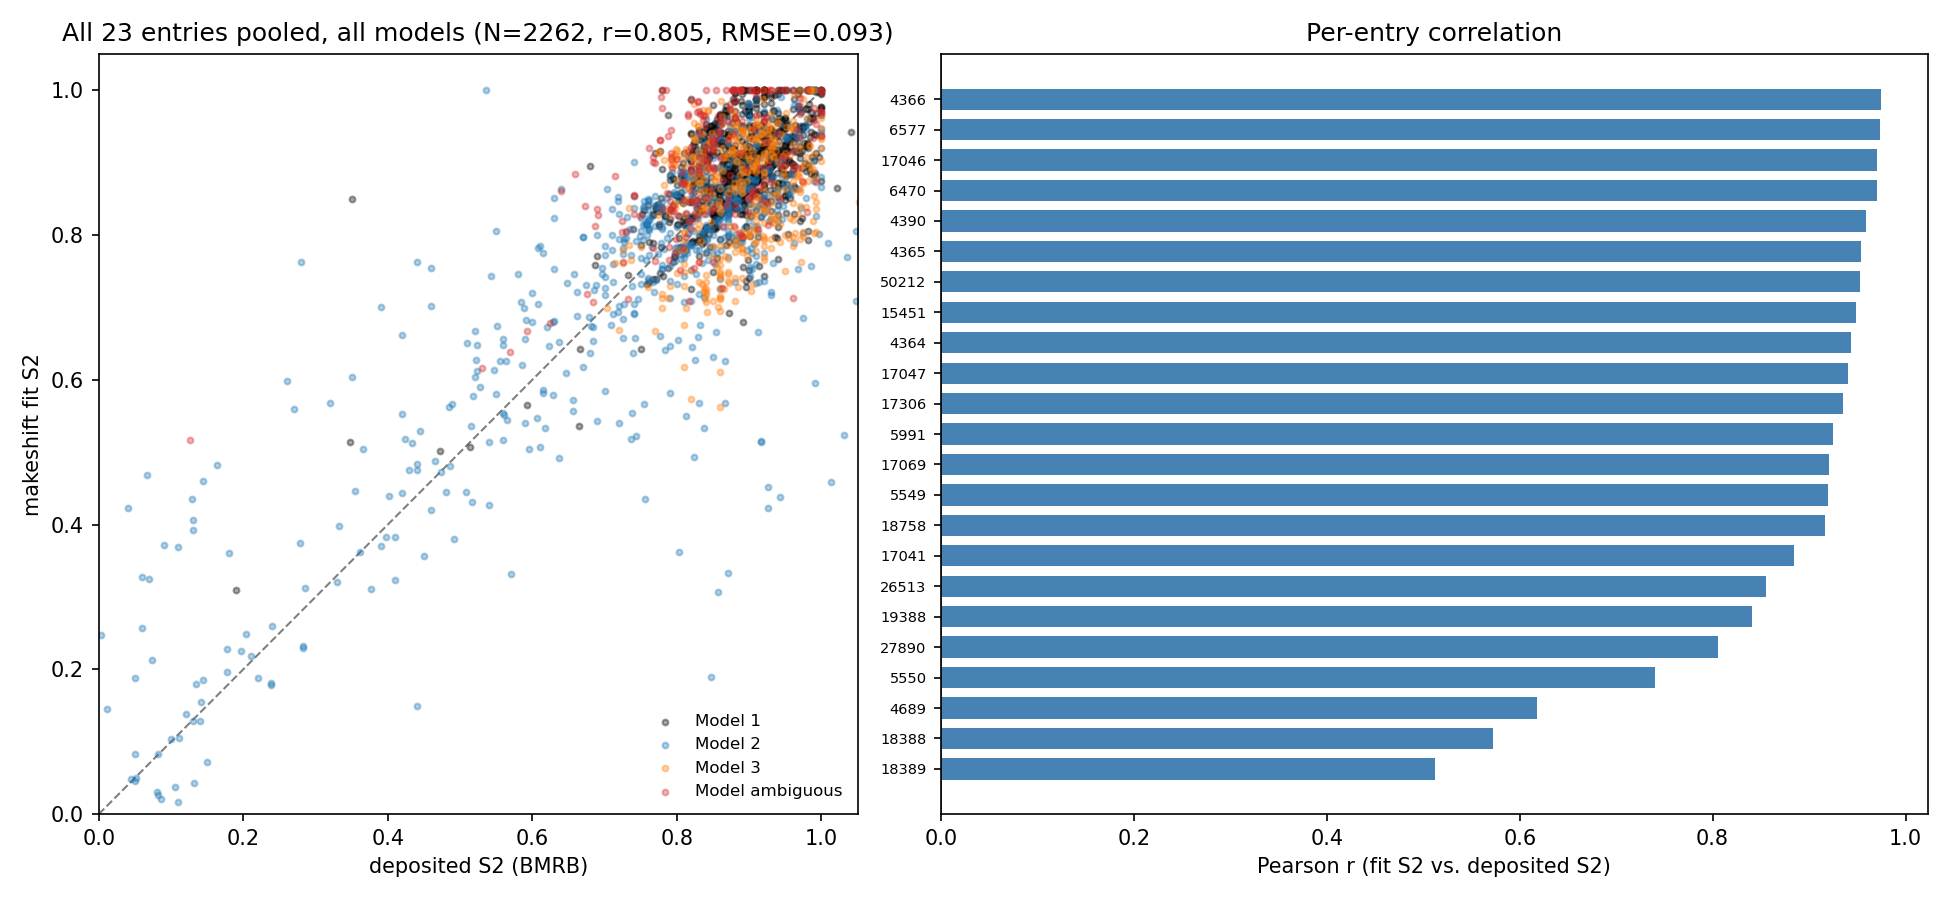

The Python source for this figure:
"""
makeshift's home-grown model-free S2 fit (`RelaxationProfile.fit_order_parameters`,
Models 1-3, anisotropic tumbling from HYDRONMR) vs. deposited BMRB model-free S2
values, across every BMRB entry (as of a full-database query for entries
carrying the `_Order_param.Order_param_val` tag) that also has raw T1/T2/NOE
relaxation and a linkable PDB/AlphaFold structure.

This is a sanity check, not a reproduction target: `fit_order_parameters`
deliberately uses a different, simpler model-selection rule than whatever
software produced each entry's deposited fit (usually modelfree4/
FastModelFree, sometimes an older in-house tool), so per-residue model
*assignments* are not expected to match -- only the S2 *magnitudes* should
track reasonably well for residues both approaches call ordered.

Screening (see demos/s2_validation/screen.py) ran every candidate for real
(fetch -> build profile -> fit -> compare to deposited backbone S2) rather
than guessing exclusions from metadata, then classified failures by what
actually broke.

Entries deposited at more than one spectrometer field are excluded
up front (MULTI_FIELD below), not fit at all: their deposited S2 was very
likely obtained from a joint multi-field fit, which is a better-constrained
problem than the single-field refit this code does (see
makeshift/relaxation/model_free.py) -- a mismatch there isn't evidence of
anything wrong, it's a different, easier problem on our side and a harder,
better-posed one on theirs. This was found by hand for a handful of
initially-puzzling low-correlation entries (11080, 6243, 5841, 26507 were
ALL multi-field, 2-4 fields each) before being applied as a blanket
prefilter -- it turned out true for the *whole* previously-diagnosed
"unresolved" bucket, and for the majority of what were originally
low-hanging "OK" entries too (13 of the first 41).

23 single-field entries pass (ENTRIES below); EXCLUDED lists the
single-field entries that still didn't, grouped by root cause:

  Data/parsing gaps (technical, not a modeling problem):
    16917, 16918, 26779 -- NMRStarEntry.relaxation('T1') returns zero
        rows for these depositions despite BMRB's own metadata reporting
        T1 counts > 0 (nonstandard saveframe/tag layout not covered by the
        current parser); a pre-existing gap in makeshift.entry, not in the
        S2-fitting code added here.

  Physical scope mismatches (the model here assumes one rigid, monomeric,
  solution-tumbling domain; these systems violate that assumption):
    15097, 25852 -- villin C-terminal domains / calmodulin+eNOS peptide:
        multi-domain constructs connected by a flexible linker, so no
        single rigid-body diffusion tensor describes the whole chain.

  Unreliable calibration (fit_order_parameters raises model_free.FittingError,
  see makeshift/relaxation/model_free.py's assess_calibration -- R1 and R2
  imply substantially different order parameters for the presumed-rigid
  calibration set, so no S2 fit is attempted rather than reporting numbers
  that shouldn't be trusted):
    50001 -- only 8 calibration residues, gap +0.42.

  Wrong structure resolved (_resolve_pdb/_best_pdb_by_length landed on a
  structure that doesn't represent the entity the relaxation data was
  measured on):
    5153 -- N-TIMP-1 bound to MMP-3: all cited PDB ids in the first ~20
        (of 40) are MMP-3-only structures (the binding partner);
        _best_pdb_by_length only checks the first 15 and picked one of
        those (1B3D, no TIMP-1 at all) over the actual complex (1UEA,
        cited at position 25). More fundamentally, the size check
        compares a candidate's total residue count against this
        profile's single-entity sequence, which a real bound-complex
        structure never passes even when correctly identified --
        needs entity-aware matching to fix properly.
    17010, 17012, 17013 -- Trp repressor (WT, L75F, A77V): a constitutive
        homodimer, but all three resolve to 3WRP, which RCSB's own
        metadata says is dimeric while the file contains only one chain
        (the crystallographic asymmetric unit; the second protomer is
        only implied by a BIOMT symmetry transform this code never
        applies). A monomer has a different diffusion tensor size AND
        shape than the real dimer -- not something the rate-only
        calibration can correct by design.
        `RelaxationProfile._check_biological_assembly` warns on this
        but doesn't change which structure gets used, so all three stay
        excluded regardless of how well any of them happens to
        correlate (17012 reached r=0.979, the best in the set, purely
        from the calibration-gap fix -- a good number built on a
        known-wrong structure isn't evidence the structure was fine). The
        other three Trp-repressor entries (17041, 17046, 17047) resolve
        to 2XDI instead, which correctly includes both chains, so they
        stay in the validation set.

  Multi-field, not detectable from BMRB's own metadata:
    5154 -- N-TIMP-1, free: the original study used multiple fields
        despite BMRB tagging only one (confirmed against the paper
        itself). Unlike MULTI_FIELD above (caught automatically from
        field tags actually present in the deposit), this one slips
        past that check entirely since the metadata itself is
        incomplete -- there is no way to detect it without independent
        knowledge of the source paper.

  Unresolved:
    27929 -- BlaC + avibactam: r=0.02, no specific cause confirmed.
"""

from pathlib import Path

import matplotlib.pyplot as plt
import numpy as np
from scipy.stats import pearsonr

from makeshift.entry import NMRStarEntry
from makeshift.relaxation import RelaxationProfile
from makeshift.rci import RCI

OUTPUT_FILE = Path(__file__).parent / "validate_s2.png"
OUTPUT_FILE_NO_AMBIGUOUS = Path(__file__).parent / "validate_s2_no_ambiguous.png"
GRID_FILE = Path(__file__).parent / "validate_s2_grid.png"
SEQID_FILE = Path(__file__).parent / "validate_s2_by_seqid.png"
RCI_FILE = Path(__file__).parent / "validate_s2_vs_rci.png"
RESULTS_CSV = Path(__file__).parent / "validate_s2_results.csv"
PAIRS_CSV = Path(__file__).parent / "validate_s2_pairs.csv"

ENTRIES = [4364, 4365, 4366, 4390, 4689, 5549, 5550, 5991, 6470,
           6577, 15451, 17041, 17046, 17047, 17069,
           17306, 18388, 18389, 18758, 19388, 26513, 27890, 50212]

# entry_id -> number of distinct 1H spectrometer fields deposited (checked
# via RelaxationProfile._list_fields_mhz across T1/T2/NOE); excluded before
# any fetch/fit is attempted.
MULTI_FIELD = {
    4245: 4, 4267: 3, 4970: 3, 5330: 2, 5331: 2, 5548: 2, 5841: 2,
    6243: 4, 6474: 2, 6838: 3, 11080: 2, 15445: 2, 15562: 2, 16392: 3,
    17226: 3, 17246: 2, 18971: 3, 26507: 3, 26511: 2, 27011: 3,
    27447: 2, 27448: 2, 27888: 2,
}

EXCLUDED = {
    16917: "relaxation() parser gap (zero T1 rows despite metadata)",
    16918: "relaxation() parser gap (zero T1 rows despite metadata)",
    26779: "relaxation() parser gap (zero T1 rows despite metadata)",
    15097: "multi-domain construct with flexible linker",
    25852: "multi-domain construct (CaM) with flexible linker",
    27929: "unresolved -- r=0.02, no specific cause confirmed",
    50001: "fit_order_parameters raises model_free.FittingError -- only 8 "
           "presumed-rigid calibration residues, tau_scale pinned at the "
           "search boundary, calibration gap +0.42 (> the 0.3 unreliable "
           "threshold)",
    5153: "wrong structure resolved -- entry cites 40 PDB ids for its "
          "binding partner MMP-3, none of which include TIMP-1 itself, "
          "within the first ~20; _best_pdb_by_length only checks the "
          "first 15, so it landed on 1B3D (MMP-3 alone, no TIMP-1) "
          "instead of 1UEA (the actual MMP-3/TIMP-1 complex, cited at "
          "position 25). More fundamentally, _best_pdb_by_length's size "
          "check compares a candidate's *total* residue count against "
          "this profile's single-entity sequence (126 residues, "
          "N-TIMP-1 alone) -- for a bound-complex study the physically "
          "correct structure is the whole complex (~300+ residues), "
          "which never passes that check even when found. Needs "
          "entity-aware structure matching (match one polymer entity "
          "within a candidate, not the whole structure's size) to fix "
          "properly; not attempted here.",
    5154: "multi-field in the original study despite BMRB tagging only one "
          "field -- confirmed against the paper itself (not detectable from "
          "BMRB's own metadata, unlike MULTI_FIELD above, which is caught "
          "automatically from field tags actually present in the deposit).",
    17010: "wrong structure resolved -- Trp repressor is a constitutive "
           "homodimer (RCSB: 'AUTHOR DETERMINED BIOLOGICAL UNIT: DIMERIC' "
           "for 3WRP), but the resolved structure (3WRP) is only the "
           "crystallographic asymmetric unit -- one chain, with the "
           "second protomer only implied by a BIOMT symmetry transform "
           "this code never applies. A monomer has a different diffusion "
           "tensor size AND shape than the real dimer, which the "
           "rate-only calibration can't correct by design. "
           "_check_biological_assembly warns on this but doesn't fix "
           "which structure gets used -- same category as 5153, "
           "excluded on the same principle regardless of how the "
           "resulting fit correlates.",
    17012: "wrong structure resolved -- same issue as 17010 (Trp "
           "repressor dimer modeled from 3WRP, a monomer-only file). "
           "Despite reaching r=0.979 (the best in the set) after the "
           "calibration-gap fix, the underlying structural assumption "
           "was never corrected, only warned about -- a plausible-looking "
           "correlation isn't proof the structure was right.",
    17013: "wrong structure resolved -- same issue as 17010/17012 (Trp "
           "repressor dimer modeled from 3WRP, a monomer-only file).",
}


def _rci_s2_by_seqid(entry, algorithm):
    """{Seq_ID: S2} from RCI(algorithm=...) on this entry's own deposited
    chemical shifts, or {} if it has none (many dynamics-focused entries
    don't redeposit shifts, relying on a companion assignment entry this
    code doesn't try to resolve) or the calculation otherwise fails. The
    talosn backend's 9999.0 no-data sentinel rows are dropped."""
    try:
        res = RCI.from_entry(entry, algorithm=algorithm).run().results
    except Exception:
        return {}
    res = res[res["RCI"] < 9999]
    return dict(zip(res["Seq_ID"].astype(int), res["S2"]))


def compare_entry(bmrb_id):
    entry = NMRStarEntry.from_bmrb(bmrb_id)
    prof = RelaxationProfile.from_entry(entry)
    prof.fit_order_parameters()

    deposited = entry.order_parameters()
    if "Atom_ID" in deposited.columns:
        atom = deposited["Atom_ID"].astype(str).str.strip().str.upper()
        deposited = deposited[atom.isin(["N", "H", "", "NAN", "."])]
    deposited = deposited.dropna(subset=["S2"])
    dep_by_seqid = dict(zip(deposited["Seq_ID"].astype(int), deposited["S2"]))

    rci_w_by_seqid = _rci_s2_by_seqid(entry, "wishart")
    rci_t_by_seqid = _rci_s2_by_seqid(entry, "talosn")

    t = prof.table.dropna(subset=["S2"])
    seq_id, fit_s2, dep_s2, rci_w_s2, rci_t_s2, models = [], [], [], [], [], []
    for _, row in t.iterrows():
        sid = int(row["Seq_ID"])
        seq_id.append(sid)
        fit_s2.append(row["S2"])
        dep_s2.append(dep_by_seqid.get(sid, np.nan))
        rci_w_s2.append(rci_w_by_seqid.get(sid, np.nan))
        rci_t_s2.append(rci_t_by_seqid.get(sid, np.nan))
        models.append(row["mf_model"])

    title = None
    try:
        title = entry.get_entry_title()
        if title:
            title = " ".join(title.split())
    except Exception:
        pass

    return dict(bmrb_id=bmrb_id, entry_id=entry.entry_id, title=title,
                field_mhz=prof.field_mhz, seq_id=np.array(seq_id),
                fit_s2=np.array(fit_s2), dep_s2=np.array(dep_s2),
                rci_w_s2=np.array(rci_w_s2), rci_t_s2=np.array(rci_t_s2),
                models=models, has_shifts=bool(rci_w_by_seqid or rci_t_by_seqid))


def _corr(fit, other):
    """(r, rmse, n) for finite (fit, other) pairs; (nan, nan, 0) if fewer
    than 2 usable pairs."""
    mask = np.isfinite(fit) & np.isfinite(other)
    n = int(mask.sum())
    if n < 2:
        return float("nan"), float("nan"), n
    r, _ = pearsonr(fit[mask], other[mask])
    rmse = float(np.sqrt(np.mean((fit[mask] - other[mask]) ** 2)))
    return r, rmse, n


def main():
    results = []
    for bid in ENTRIES:
        try:
            res = compare_entry(bid)
        except Exception as e:
            print(f"BMRB {bid}: FAILED ({type(e).__name__}: {e})")
            continue
        res["r_dep"], res["rmse_dep"], res["n_dep"] = _corr(res["fit_s2"], res["dep_s2"])
        res["r_rci_w"], res["rmse_rci_w"], res["n_rci_w"] = _corr(res["fit_s2"], res["rci_w_s2"])
        res["r_rci_t"], res["rmse_rci_t"], res["n_rci_t"] = _corr(res["fit_s2"], res["rci_t_s2"])
        # deposited BMRB S2 vs. RCI, independent of our own fit -- tells
        # you whether RCI's weaker correlation above is RCI being a noisier
        # proxy in general, or something specific to the relaxation fit.
        res["r_dep_rci_w"], res["rmse_dep_rci_w"], res["n_dep_rci_w"] = \
            _corr(res["dep_s2"], res["rci_w_s2"])
        res["r_dep_rci_t"], res["rmse_dep_rci_t"], res["n_dep_rci_t"] = \
            _corr(res["dep_s2"], res["rci_t_s2"])
        results.append(res)
        print(f"BMRB {bid}: fit vs dep N={res['n_dep']} r={res['r_dep']:.3f} "
              f"rmse={res['rmse_dep']:.3f}  |  fit vs RCI(wishart) N={res['n_rci_w']} "
              f"r={res['r_rci_w']:.3f}  |  fit vs RCI(talosn) N={res['n_rci_t']} "
              f"r={res['r_rci_t']:.3f}  |  dep vs RCI(wishart) N={res['n_dep_rci_w']} "
              f"r={res['r_dep_rci_w']:.3f}  |  dep vs RCI(talosn) N={res['n_dep_rci_t']} "
              f"r={res['r_dep_rci_t']:.3f}")

    all_fit = np.concatenate([r["fit_s2"] for r in results])
    all_dep = np.concatenate([r["dep_s2"] for r in results])
    all_rci_w = np.concatenate([r["rci_w_s2"] for r in results])
    all_rci_t = np.concatenate([r["rci_t_s2"] for r in results])

    overall_r, overall_rmse, overall_n = _corr(all_fit, all_dep)
    overall_r_w, overall_rmse_w, overall_n_w = _corr(all_fit, all_rci_w)
    overall_r_t, overall_rmse_t, overall_n_t = _corr(all_fit, all_rci_t)
    overall_r_dep_w, overall_rmse_dep_w, overall_n_dep_w = _corr(all_dep, all_rci_w)
    overall_r_dep_t, overall_rmse_dep_t, overall_n_dep_t = _corr(all_dep, all_rci_t)
    n_with_shifts = sum(1 for r in results if r["has_shifts"])
    print(f"\nOverall fit vs deposited BMRB S2: N={overall_n} entries={len(results)} "
          f"Pearson r={overall_r:.3f} RMSE={overall_rmse:.3f}")
    print(f"Overall fit vs RCI(wishart) S2:   N={overall_n_w} entries_with_shifts="
          f"{n_with_shifts} Pearson r={overall_r_w:.3f} RMSE={overall_rmse_w:.3f}")
    print(f"Overall fit vs RCI(talosn) S2:    N={overall_n_t} entries_with_shifts="
          f"{n_with_shifts} Pearson r={overall_r_t:.3f} RMSE={overall_rmse_t:.3f}")
    print(f"Overall dep vs RCI(wishart) S2:   N={overall_n_dep_w} entries_with_shifts="
          f"{n_with_shifts} Pearson r={overall_r_dep_w:.3f} RMSE={overall_rmse_dep_w:.3f}")
    print(f"Overall dep vs RCI(talosn) S2:    N={overall_n_dep_t} entries_with_shifts="
          f"{n_with_shifts} Pearson r={overall_r_dep_t:.3f} RMSE={overall_rmse_dep_t:.3f}")

    with open(RESULTS_CSV, "w") as fh:
        fh.write("bmrb_id,title,field_mhz,n_dep,r_dep,rmse_dep,"
                 "n_rci_wishart,r_rci_wishart,rmse_rci_wishart,"
                 "n_rci_talosn,r_rci_talosn,rmse_rci_talosn,"
                 "n_dep_rci_wishart,r_dep_rci_wishart,rmse_dep_rci_wishart,"
                 "n_dep_rci_talosn,r_dep_rci_talosn,rmse_dep_rci_talosn\n")
        for res in results:
            title = (res["title"] or "").replace(",", ";")
            fh.write(f"{res['bmrb_id']},{title},{res['field_mhz']},"
                     f"{res['n_dep']},{res['r_dep']:.4f},{res['rmse_dep']:.4f},"
                     f"{res['n_rci_w']},{res['r_rci_w']:.4f},{res['rmse_rci_w']:.4f},"
                     f"{res['n_rci_t']},{res['r_rci_t']:.4f},{res['rmse_rci_t']:.4f},"
                     f"{res['n_dep_rci_w']},{res['r_dep_rci_w']:.4f},{res['rmse_dep_rci_w']:.4f},"
                     f"{res['n_dep_rci_t']},{res['r_dep_rci_t']:.4f},{res['rmse_dep_rci_t']:.4f}\n")
    print(f"saved {RESULTS_CSV}")

    with open(PAIRS_CSV, "w") as fh:
        fh.write("bmrb_id,seq_id,fit_s2,dep_s2,rci_wishart_s2,rci_talosn_s2,mf_model\n")
        for res in results:
            for sid, f, d, w, t, m in zip(res["seq_id"], res["fit_s2"], res["dep_s2"],
                                          res["rci_w_s2"], res["rci_t_s2"], res["models"]):
                fh.write(f"{res['bmrb_id']},{sid},{f:.4f},"
                         f"{'' if np.isnan(d) else f'{d:.4f}'},"
                         f"{'' if np.isnan(w) else f'{w:.4f}'},"
                         f"{'' if np.isnan(t) else f'{t:.4f}'},{m}\n")
    print(f"saved {PAIRS_CSV}")

    colors = {"1": "black", "2": "tab:blue", "3": "tab:orange", "ambiguous": "tab:red"}

    def _make_pooled_plot(path, exclude_ambiguous):
        """Pooled scatter (fit vs. deposited S2, colored by model) + per-entry
        correlation bar chart -- optionally dropping "ambiguous"-model
        residues (both signals present, S2 falls back to the Model-1 point
        estimate, not confidently attributed to Model 2 or 3) from every
        stat and panel, to see how much they're dragging down agreement
        with the deposited fit vs. genuinely explaining it."""
        def keep(r):
            models = np.asarray(r["models"])
            mask = models != "ambiguous" if exclude_ambiguous else np.ones(len(models), dtype=bool)
            return mask

        masks = {id(r): keep(r) for r in results}
        pooled_fit = np.concatenate([r["fit_s2"][masks[id(r)]] for r in results])
        pooled_dep = np.concatenate([r["dep_s2"][masks[id(r)]] for r in results])
        pooled_models = np.concatenate([np.asarray(r["models"])[masks[id(r)]] for r in results])
        pooled_r, pooled_rmse, pooled_n = _corr(pooled_fit, pooled_dep)

        per_entry_r = {}
        for r in results:
            m = masks[id(r)]
            per_entry_r[r["bmrb_id"]], _, _ = _corr(r["fit_s2"][m], r["dep_s2"][m])

        fig, (ax_scatter, ax_bar) = plt.subplots(
            1, 2, figsize=(13, 6), gridspec_kw={"width_ratios": [1, 1.3]})

        for model in sorted(set(pooled_models)):
            mask = pooled_models == model
            ax_scatter.scatter(pooled_dep[mask], pooled_fit[mask], s=8, alpha=0.35,
                               color=colors.get(model, "grey"), label=f"Model {model}")
        ax_scatter.plot([0, 1], [0, 1], color="0.5", lw=1, ls="--", zorder=0)
        ax_scatter.set_xlim(0, 1.05)
        ax_scatter.set_ylim(0, 1.05)
        ax_scatter.set_xlabel("deposited S2 (BMRB)")
        ax_scatter.set_ylabel("makeshift fit S2")
        subtitle = "excluding ambiguous" if exclude_ambiguous else "all models"
        ax_scatter.set_title(f"All {len(results)} entries pooled, {subtitle} "
                             f"(N={pooled_n}, r={pooled_r:.3f}, RMSE={pooled_rmse:.3f})")
        ax_scatter.legend(frameon=False, fontsize=8, loc="lower right")

        ordered = sorted(results, key=lambda r: per_entry_r[r["bmrb_id"]])
        ax_bar.barh([str(r["bmrb_id"]) for r in ordered],
                   [per_entry_r[r["bmrb_id"]] for r in ordered],
                   color="steelblue", height=0.7)
        ax_bar.axvline(0, color="0.3", lw=0.8)
        ax_bar.set_xlabel("Pearson r (fit S2 vs. deposited S2)")
        ax_bar.set_title("Per-entry correlation" + (" (excluding ambiguous)" if exclude_ambiguous else ""))
        ax_bar.tick_params(axis="y", labelsize=7)

        fig.tight_layout()
        fig.savefig(path, dpi=150)
        print(f"saved {path}")

    _make_pooled_plot(OUTPUT_FILE, exclude_ambiguous=False)
    _make_pooled_plot(OUTPUT_FILE_NO_AMBIGUOUS, exclude_ambiguous=True)

    # one small scatter panel per protein, sorted best-to-worst by r
    ordered = sorted(results, key=lambda r: -r["r_dep"])
    ncols = 6
    nrows = -(-len(ordered) // ncols)
    fig2, axes2 = plt.subplots(nrows, ncols, figsize=(2.15 * ncols, 2.15 * nrows))
    for ax, res in zip(axes2.flat, ordered):
        model_arr = np.array(res["models"])
        for model in sorted(set(model_arr)):
            mask = model_arr == model
            ax.scatter(res["dep_s2"][mask], res["fit_s2"][mask], s=6, alpha=0.5,
                      color=colors.get(model, "grey"))
        ax.plot([0, 1], [0, 1], color="0.6", lw=0.8, ls="--", zorder=0)
        ax.set_xlim(0, 1.05)
        ax.set_ylim(0, 1.05)
        ax.set_xticks([0, 0.5, 1]); ax.set_yticks([0, 0.5, 1])
        ax.tick_params(labelsize=6)
        title = (res["title"] or "")[:28]
        ax.set_title(f'{res["bmrb_id"]}  r={res["r_dep"]:.2f}\n{title}', fontsize=6.5)
    for ax in axes2.flat[len(ordered):]:
        ax.axis("off")
    fig2.suptitle("Fit S2 (y) vs. deposited S2 (x), per protein -- sorted by r",
                  fontsize=11)
    fig2.tight_layout(rect=[0, 0, 1, 0.98])
    fig2.savefig(GRID_FILE, dpi=150)
    print(f"saved {GRID_FILE}")

    # deposited and fit S2 along the sequence, one panel per protein --
    # complements the scatter grid above by showing *where* along the
    # chain fit and deposited disagree, not just by how much.
    fig4, axes4 = plt.subplots(nrows, ncols, figsize=(2.6 * ncols, 1.9 * nrows))
    for ax, res in zip(axes4.flat, ordered):
        model_arr = np.array(res["models"])
        order = np.argsort(res["seq_id"])
        seq_id = res["seq_id"][order]
        dep = res["dep_s2"][order]
        fit = res["fit_s2"][order]
        models_sorted = model_arr[order]
        dep_mask = np.isfinite(dep)
        ax.plot(seq_id[dep_mask], dep[dep_mask], color="0.5", lw=1,
               label="deposited", zorder=1)
        for model in sorted(set(models_sorted)):
            mask = models_sorted == model
            ax.scatter(seq_id[mask], fit[mask], s=5, alpha=0.7,
                      color=colors.get(model, "grey"), zorder=2)
        ax.set_ylim(0, 1.05)
        ax.tick_params(labelsize=6)
        ax.set_yticks([0, 0.5, 1])
        title = (res["title"] or "")[:28]
        ax.set_title(f'{res["bmrb_id"]}  r={res["r_dep"]:.2f}\n{title}', fontsize=6.5)
    for ax in axes4.flat[len(ordered):]:
        ax.axis("off")
    handles = [plt.Line2D([0], [0], color="0.5", lw=1, label="deposited")] + [
        plt.Line2D([0], [0], marker="o", color="w", markerfacecolor=c, markersize=5,
                  label=f"fit, Model {m}")
        for m, c in colors.items()
    ]
    fig4.legend(handles=handles, loc="lower center", ncol=5, fontsize=8,
               bbox_to_anchor=(0.5, 0))
    fig4.suptitle("S2 vs. residue number, deposited (grey line) vs. fit "
                  "(colored by model) -- sorted by r", fontsize=11)
    fig4.tight_layout(rect=[0, 0.03, 1, 0.97])
    fig4.savefig(SEQID_FILE, dpi=150)
    print(f"saved {SEQID_FILE}")

    # fit S2 vs. RCI-derived S2 (independent, chemical-shift-only signal),
    # both backends pooled across every entry with its own deposited shifts
    fig3, axes3 = plt.subplots(2, 2, figsize=(11, 10))
    panels = (
        (axes3[0, 0], all_rci_w, all_fit, overall_r_w, overall_rmse_w, overall_n_w,
         "wishart", "makeshift fit S2 (relaxation)", "vs. fit"),
        (axes3[0, 1], all_rci_t, all_fit, overall_r_t, overall_rmse_t, overall_n_t,
         "talosn", "makeshift fit S2 (relaxation)", "vs. fit"),
        (axes3[1, 0], all_rci_w, all_dep, overall_r_dep_w, overall_rmse_dep_w, overall_n_dep_w,
         "wishart", "deposited S2 (BMRB)", "vs. deposited"),
        (axes3[1, 1], all_rci_t, all_dep, overall_r_dep_t, overall_rmse_dep_t, overall_n_dep_t,
         "talosn", "deposited S2 (BMRB)", "vs. deposited"),
    )
    for ax, x_arr, y_arr, r, rmse, n, label, ylabel, title_prefix in panels:
        mask = np.isfinite(x_arr) & np.isfinite(y_arr)
        color = "teal" if "fit" in ylabel else "darkorange"
        ax.scatter(x_arr[mask], y_arr[mask], s=8, alpha=0.35, color=color)
        ax.plot([0, 1], [0, 1], color="0.5", lw=1, ls="--", zorder=0)
        ax.set_xlim(0, 1.05)
        ax.set_ylim(0, 1.05)
        ax.set_xlabel(f"RCI(algorithm='{label}') S2")
        ax.set_ylabel(ylabel)
        ax.set_title(f"{title_prefix} RCI '{label}'\nN={n}, {n_with_shifts} entries, "
                     f"r={r:.3f}, RMSE={rmse:.3f}", fontsize=10)
    fig3.suptitle("Chemical-shift-only RCI S2 vs. relaxation-fit S2 (top) and "
                  "vs. deposited BMRB S2 (bottom) -- same entries, same residues",
                  fontsize=11)
    fig3.tight_layout(rect=[0, 0, 1, 0.96])
    fig3.subplots_adjust(wspace=0.28, hspace=0.4)
    fig3.savefig(RCI_FILE, dpi=150)
    print(f"saved {RCI_FILE}")


if __name__ == "__main__":
    main()
